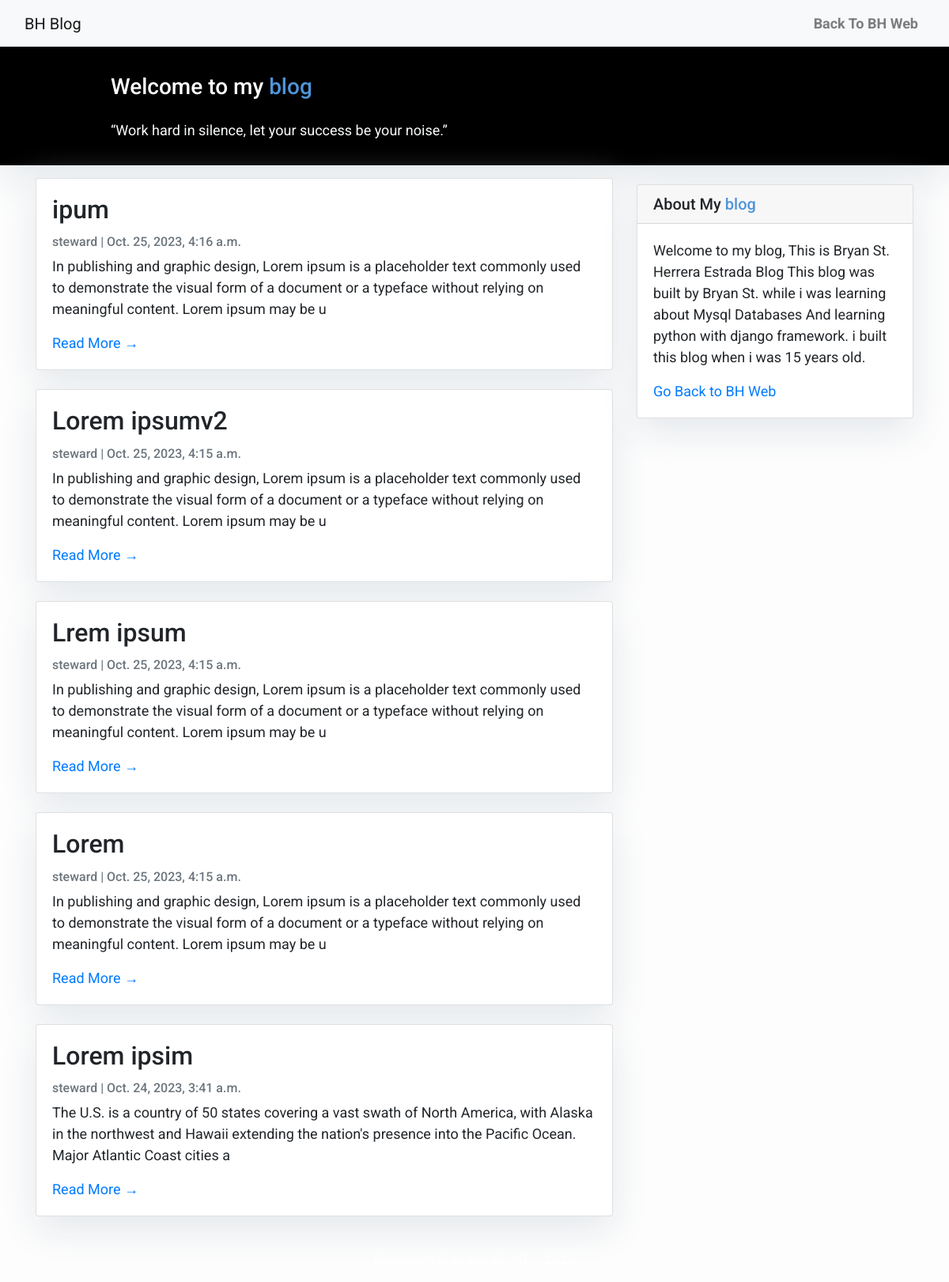
The page / on the database its author committed.
### blog/models.py (models this page shows, shortened)
class Post(models.Model):
    title = models.CharField(max_length=200, unique=True)
    slug = models.SlugField(max_length=200, unique=True)
    author = models.ForeignKey(User, on_delete= models.CASCADE,related_name='blog_posts')
    updated_on = models.DateTimeField(auto_now= True)
    content = models.TextField()
    created_on = models.DateTimeField(auto_now_add=True)
    status = models.IntegerField(choices=STATUS, default=0)
    class Meta:
        ordering = ['-created_on']

### blog/views.py (the view)
# urls.py: path('', views.PostList.as_view(), name='home'),
class PostList(generic.ListView):
    queryset = Post.objects.filter(status=1).order_by('-created_on')
    template_name = 'index.html'

### templates/index.html (shortened to what this page needs)
{% extends "base.html" %}
{% block content %}
<header class="masthead">
    <div class="container">
        <div class="row">
            <div class=" col-md-8 col-md-10 mx-auto">
                <div class="site-heading">
                    <h3 class=" site-heading my-4 mt-3 text-white"> Welcome to my <span>blog</span> </h3>
                    <p class="text-light">“Work hard in silence, let your success be your noise.” &nbsp
                    </p>
                </div>
            </div>
        </div>
    </div>
</header>
<div class="container">
    <div class="row">
        <div class="col-md-8 mt-3 left">
            {% for post in post_list %}
            <div class="card mb-4">
                <div class="card-body">
                    <h2 class="card-title">{{ post.title }}</h2>
                    <p class="card-text text-muted h6">{{ post.author }} | {{ post.created_on}} </p>
                    <p class="card-text">{{post.content|slice:":200" }}</p>
                    <a href="{% url 'post_detail' post.slug  %}" className='btn'>Read More &rarr;</a>
                </div>
            </div>
            {% endfor %}
        </div>
        {% block sidebar %} {% include 'sidebar.html' %} {% endblock sidebar %}
    </div>
</div>
{%endblock%}

### templates/base.html (shortened to what this page needs)
<!DOCTYPE html>
<html>
    <head>
        <link rel="stylesheet" href="https://maxcdn.bootstrapcdn.com/bootstrap/4.0.0/css/bootstrap.min.css"
 />
    </head>
    <body>
        <nav class="navbar navbar-expand-lg navbar-light bg-light shadow" id="mainNav">
            <div class="container-fluid">
                <a class="navbar-brand" href="{% url 'home' %}">BH Blog</a>
                <div class="collapse navbar-collapse" id="navbarResponsive">
                    <ul class="navbar-nav ml-auto">
                        <li class="nav-item text-black">
                            <a class="nav-link text-black font-weight-bold"
                                href="http://localhost:3000/">Back To BH Web
                            </a>
                        </li>
                    </ul>
                </div>
            </div>
        </nav>
        {% block content %}{% endblock content %}
        <footer class="py-3 bg-grey">
            <p class="m-0 text-white text-center ">Copyright &copy; Bryan St. HE / 2023</p>
        </footer>
    </body>
</html>

### templates/sidebar.html (shortened to what this page needs)
{% block sidebar %}
<div class="col-md-4 float-right ">
<div class="card my-4">
        <h5 class="card-header">About My <span>blog</span></h5>
    <div class="card-body">
        <p class="card-text">
            Welcome to my blog, This is Bryan St. Herrera Estrada Blog
            This blog was built by Bryan St. while i was learning about Mysql Databases And learning
            python with django framework. i built this blog when i was 15 years old.
        </p>
        <a href= "http://localhost:3000/" class='back'>Go Back to BH Web</a>
    </div>
</div>
</div>
{% endblock sidebar %}

### templates/base.html (style rules this page uses)
body { background: #000; font-family: "Roboto", sans-serif; font-size: 17px; }
.shadow { box-shadow: 0 4px 2px -2px rgba(0, 0, 0, 0.1); }
.masthead { background: #000; height: auto; padding-bottom: 15px; box-shadow: 0 16px 48px #E3E7EB; padding-top: 10px; }
.container-fluid { color: #000; }

### templates/index.html (style rules this page uses)
body { font-family: "Roboto", sans-serif; font-size: 18px; background-color: #fdfdfd; }
.card { box-shadow: 0 16px 48px #4F95DA; }

### templates/sidebar.html (style rules this page uses)
.card { box-shadow: 0 16px 48px #E3E7EB; }
span { color: #4F95DA; }

### rows shown on the page
Post: title "ipum", author "steward", created_on "Oct. 25, 2023, 4:16 a.m.", content "In publishing and graphic design, Lorem ipsum is a placeholder text commonly used to demonstrate the visual form of a document or a typeface without relying on meaningful content. Lorem ipsum may be u"
Post: title "Lorem ipsumv2", author "steward", created_on "Oct. 25, 2023, 4:15 a.m.", content "In publishing and graphic design, Lorem ipsum is a placeholder text commonly used to demonstrate the visual form of a document or a typeface without relying on meaningful content. Lorem ipsum may be u"
Post: title "Lrem ipsum", author "steward", created_on "Oct. 25, 2023, 4:15 a.m.", content "In publishing and graphic design, Lorem ipsum is a placeholder text commonly used to demonstrate the visual form of a document or a typeface without relying on meaningful content. Lorem ipsum may be u"
Post: title "Lorem", author "steward", created_on "Oct. 25, 2023, 4:15 a.m.", content "In publishing and graphic design, Lorem ipsum is a placeholder text commonly used to demonstrate the visual form of a document or a typeface without relying on meaningful content. Lorem ipsum may be u"
Post: title "Lorem ipsim", author "steward", created_on "Oct. 24, 2023, 3:41 a.m.", content "The U.S. is a country of 50 states covering a vast swath of North America, with Alaska in the northwest and Hawaii extending the nation's presence into the Pacific Ocean. Major Atlantic Coast cities a"
